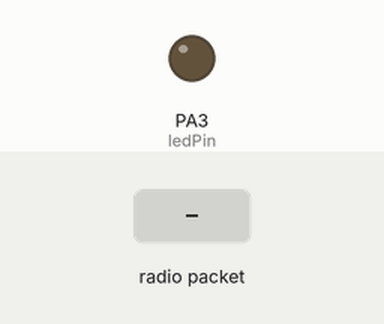
A sketch run on a simulated STM32 Blue Pill. Shown: output pins drawn as LEDs (lit = HIGH). The test bench sets the inputs (shaded band). EEPROM starts erased; no radio packets arrive unless stated; the modem accepts every AT command (registered, SIM ready, sends succeed) and sends nothing else; what the sketch prints to the serial monitor is not drawn.

Above: at 3.2 s.
3.3 s: radio packet "0" arrives
At 4.5 s:
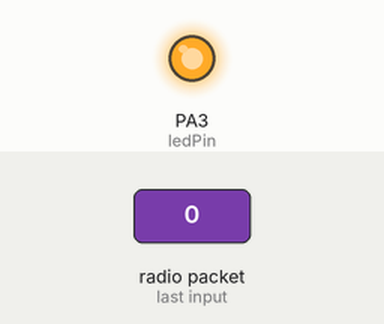
4.8 s: radio packet "5" arrives
At 5.5 s:
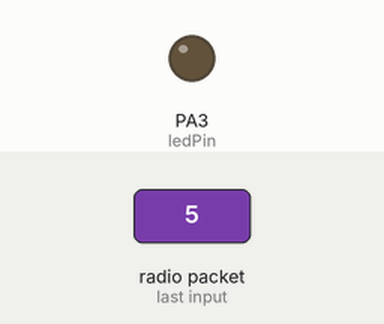
6.3 s: radio packet "90" arrives
At 6.6 s:
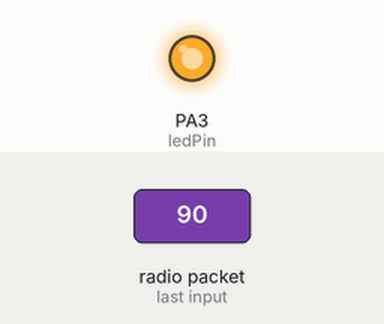
Timing chart, 0 to 9.3 s (numbered marks = the images above; inputs shaded):
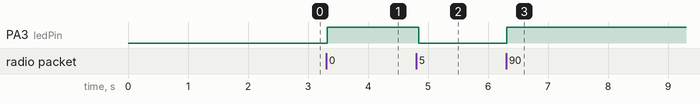

Measured:
- after the input at 3.3 s, PA3 (ledPin): LOW → HIGH at once
- after the input at 4.8 s, PA3 (ledPin): HIGH → LOW at once
- after the input at 6.3 s, PA3 (ledPin): LOW → HIGH at once

The sketch:

CFMloraSlaveV1.1.ino
```cpp
#include <SPI.h>
#include <LoRa_STM32.h>
#include <EEPROM.h>  // Include the EEPROM library for reading and writing data to the EEPROM
#include "DHTStable.h"

const byte cfm_add = 0x51;                                                          // Addresses for temperature and humidity data in the display memory
unsigned char CFMVALUE[8] = { 0x5a, 0xa5, 0x05, 0x82, cfm_add, 0x00, 0x00, 0x00 };  // Data frames to send temperature and humidity data to the display
unsigned int previousTime = 0;                                                      // Variable to store the previous time for periodic updates
const byte low_add = 0x61;
const byte upp_add = 0x62;

const byte str_add = 0x10;       // High byte of VP address
const byte str_addr_low = 0x00;  // Low byte of VP address


unsigned char LOWVALUE[8] = { 0x5a, 0xa5, 0x05, 0x82, low_add, 0x00, 0x00, 0x00 };  //

unsigned char UPPVALUE[8] = { 0x5a, 0xa5, 0x05, 0x82, upp_add, 0x00, 0x00, 0x00 };  //

// 23 characters = 2(header) + 1(len) + 1(cmd) + 2(addr) + 23(data) = 29 bytes
unsigned char STRVALUE[29] = {
  0x5A, 0xA5,   // Header
  0x1A,         // Length = 26 (1 cmd + 2 addr + 23 data bytes = 26 = 0x1A)
  0x82,         // Write variable command
  str_add,      // VP High byte
  str_addr_low  // VP Low byte
  // Data (23 ASCII characters) will be filled in dynamically
};

int CFMvalue = 0;
int lowerValue = 0;
int upperValue = 0;

// Define LoRa pins
#define NSS PA4
#define RESET PB1
#define DIO0 PB0

#define TX_P 17
#define ENCRYPT 0x78

unsigned char Buffer[9];  // Buffer to store incoming serial data from the display


unsigned long lastLoRaCheck = 0;
unsigned long loraCheckInterval = 50;  // Check LoRa every 50 ms

String recData = "";

unsigned long previousMillis = 0;
const unsigned long interval = 15000;  // 5 seconds

const char ledPin = PA3;
bool ledState = 0;

void setup() {
  delay(2000);
  Serial.begin(9600);
  Serial1.begin(115200);  // Start Serial1 at 115200 baud for communication with display
  // delay(2000);

  LoRa.setTxPower(TX_P);
  LoRa.setSyncWord(ENCRYPT);
  LoRa.setPins(NSS, RESET, DIO0);

  if (!LoRa.begin(433E6)) {
    Serial.println("Starting LoRa failed!");
    //while (1) ;
  }
  pinMode(ledPin, OUTPUT);
  digitalWrite(ledPin, LOW);

  readThresholdsFromEEPROM();
  // controlDWIN(low_add, lowerValue);
  // controlDWIN(upp_add, upperValue);
  sendLOWToDWIN(lowerValue);
  sendHIGHToDWIN(upperValue);

  Serial.println(lowerValue);
  Serial.println(upperValue);


  Serial.println("LoRa Receiver Ready");
}

void loop() {


  if (millis() - lastLoRaCheck >= loraCheckInterval) {
    lastLoRaCheck = millis();
    checkLoRaPackets();  // Check and handle LoRa packets
  }

  if (CFMvalue >= lowerValue && CFMvalue <= upperValue) {
    sendStringToDWIN("need to change the fan");
  } else {
    sendStringToDWIN("                      ");
  }

  unsigned long currentMillis = millis();
  if (currentMillis - previousMillis >= interval) {
    previousMillis = currentMillis;
    resetAndResetLoRa();
  }
  Data_Display_to_Arduino();
}

// Function to check LoRa packets (non-blocking)
void checkLoRaPackets() {
  int packetSize = LoRa.parsePacket();
  if (packetSize) {
    handleReceivedPacket();  // Handle the received data
  }
}

// Function to handle the received packet
void handleReceivedPacket() {
  recData = "";
  while (LoRa.available()) {
    recData += (char)LoRa.read();
  }
  // Serial.println("Received packet: " + recData);

  ledState = (ledState == 0) ? 1 : 0;
  digitalWrite(ledPin, ledState);

  CFMvalue = recData.toInt();

  sendCFMToDWIN(CFMvalue);
}

// LoRa reset function
void resetAndResetLoRa() {
  LoRa_reset();
  Serial.println("LoRa Receiver");
  LoRa.setTxPower(TX_P);
  LoRa.setSyncWord(ENCRYPT);
  LoRa.setPins(NSS, RESET, DIO0);
  if (!LoRa.begin(433E6)) {
    // Serial.println("Starting LoRa failed!");
    // NVIC_SystemReset();
  }
}

void LoRa_reset() {
  digitalWrite(RESET, LOW);
  delay(100);
  digitalWrite(RESET, HIGH);
  delay(100);
}

// Function to send integer value to DWIN
void sendCFMToDWIN(int cfmvalue) {
  CFMVALUE[6] = highByte(cfmvalue);
  CFMVALUE[7] = lowByte(cfmvalue);
  Serial1.write(CFMVALUE, 8);
}

// Function to send integer value to DWIN
void sendLOWToDWIN(int cfmvalue) {
  LOWVALUE[6] = highByte(cfmvalue);
  LOWVALUE[7] = lowByte(cfmvalue);
  Serial1.write(LOWVALUE, 8);
}

// Function to send integer value to DWIN
void sendHIGHToDWIN(int cfmvalue) {
  UPPVALUE[6] = highByte(cfmvalue);
  UPPVALUE[7] = lowByte(cfmvalue);
  Serial1.write(UPPVALUE, 8);
}

void Data_Display_to_Arduino() {
  int val = 0;
  int val1 = 0;
  if (Serial1.available() >= 9) {
    for (int i = 0; i < 9; i++) {
      Buffer[i] = Serial1.read();
      delay(1);
    }

    // // Print raw hex (for debugging)
    // for (int i = 0; i < 9; i++) {
    //   Serial.print("0x");
    //   Serial.print(Buffer[i], HEX);
    //   Serial.print(" ");
    // }
    // Serial.println();


    // Check if the data frame is valid and meant for relay control
    if (Buffer[0] == 0X5A) {    // Check for the header byte
      if (Buffer[3] == 0x83) {  // Check if it's a relay control message

        // for (int i = 0; i <= 8; i++) {
        //   Serial.print("0x");
        //   Serial.print(Buffer[i], HEX);  // Print the value in hexadecimal
        //   Serial.print(" ");             // Space between hex values
        // }
        // Serial.println();


        switch (Buffer[4]) {  // Identify which relay to control based on byte 5
          case 0x61:
            //  Serial.println("lower value");
            val = Buffer[7];
            val1 = Buffer[8];
            lowerValue = Buffer[7] * 256 + Buffer[8];
            //  Serial.println(lowerValue);
            break;

          case 0x62:
            Serial.println("upeer value");
            val = Buffer[7];
            val1 = Buffer[8];
            upperValue = Buffer[7] * 256 + Buffer[8];
            // Serial.println(upperValue);
            break;

          case 0x63:
            Serial.println("set");
            saveThresholdsToEEPROM(lowerValue, upperValue);
            break;
            // default:
            //   break;  // Do nothing if the command is invalid
        }
      }
    }
  }
}

void saveThresholdsToEEPROM(int lowVal, int highVal) {
  // Save lowerValue at address 0 and 1
  EEPROM.write(0, highByte(lowVal));
  EEPROM.write(1, lowByte(lowVal));

  // Save upperValue at address 2 and 3
  EEPROM.write(2, highByte(highVal));
  EEPROM.write(3, lowByte(highVal));

  Serial.println("Thresholds saved using EEPROM.write()");
}

void readThresholdsFromEEPROM() {
  lowerValue = (EEPROM.read(0) << 8) | EEPROM.read(1);  // Address 0 and 1
  upperValue = (EEPROM.read(2) << 8) | EEPROM.read(3);  // Address 2 and 3

  // Serial.print("Restored Lower Threshold: ");
  // Serial.println(lowerValue);

  // Serial.print("Restored Upper Threshold: ");
  // Serial.println(upperValue);
}

// void controlDWIN(uint16_t vp_address, int Tdata) {
//   uint8_t command[] = { 0x5A, 0xA5, 0x05, 0x82, vp_address >> 8, vp_address & 0xFF, Tdata >> 8, Tdata & 0xFF };
//   command[6] = highByte(Tdata);
//   command[7] = lowByte(Tdata);
//   Serial.print("Command: ");
//   for (int i = 0; i < sizeof(command); i++) {
//     Serial.print("0x");
//     Serial.print(command[i], HEX);
//     Serial.print(" ");
//   }
//   Serial.println();

//   // Serial1.write(command, sizeof(command));
// }

// Function to send up to 23-character string to DWIN using your format
void sendStringToDWIN(const char* str) {
  for (int i = 0; i < 23; i++) {
    if (str[i] == '\0') {
      STRVALUE[6 + i] = ' ';  // Fill remaining space with spaces
    } else {
      STRVALUE[6 + i] = str[i];
    }
  }

  Serial1.write(STRVALUE, sizeof(STRVALUE));  // Send full packet

  // Serial.print("Sent string to DWIN: ");
  // Serial.println(str);
}
```
